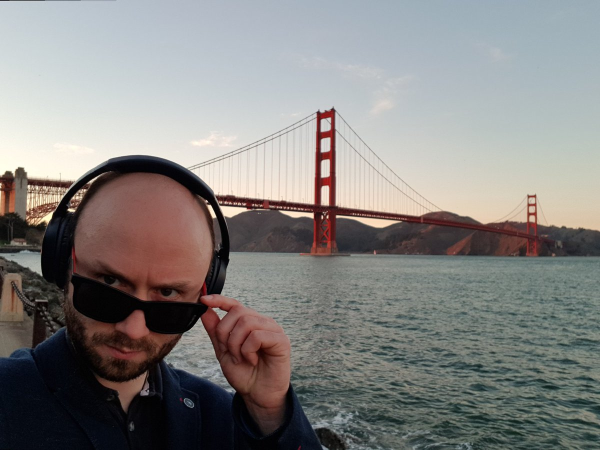
#> input picture data/gg2.jpg, 1200 x 900 px (shown at 1/2 size)
$ jupyter execute Masking.ipynb
#> lines starting #> are read from the running program, lines starting #| are printed output that depends on the picture; after the words box and inside, x2 and y2 are one past the last pixel; in counts of white or black regions, pixels touching at a corner belong together
[cell 1]
import cv2
import numpy as np
from matplotlib import pyplot as plt

[cell 2]
def displayImage(image, title):
    plt.imshow(image)
    plt.title(title)
    plt.show()

[cell 3]
image = cv2.imread("./data/gg2.jpg")
#> image is the input picture: shape (900, 1200, 3); mean B, G, R 129, 130.8, 132.9
displayImage(image,"original")

[cell 4]
mask = np.zeros(image.shape[:2], dtype="uint8")
cv2.rectangle(mask, (100, 300), (400, 750), 255, -1)
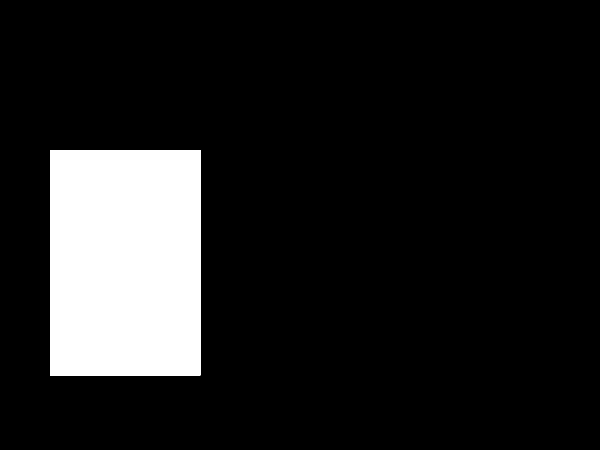
#> mask: shape (900, 1200) (shown at 1/2 size); 12.6% white; 1 white region, box (x1, y1, x2, y2) and area: (100, 300, 401, 751) 135751
displayImage(mask, "before applying mask")

# Apply our mask -- notice how only the person in the image is cropped out
masked = cv2.bitwise_and(image, image, mask=mask)
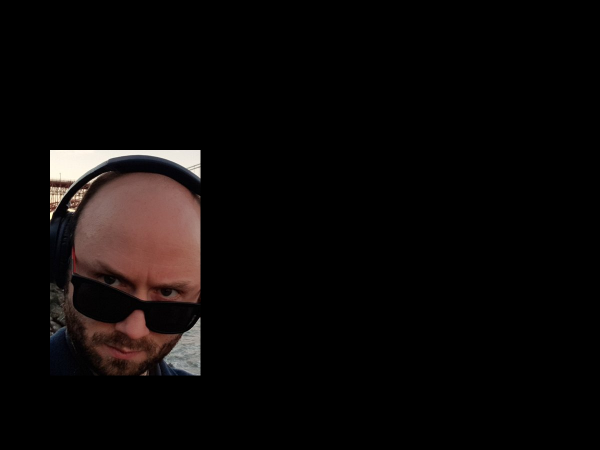
#> masked: shape (900, 1200, 3) (shown at 1/2 size); mean B, G, R 7.9, 8.5, 11.5
displayImage(masked, "after apllying mask")

[cell 5]
mask = np.zeros(image.shape[:2], dtype="uint8")
cv2.circle(mask, (300, 520), 200, 255, -1)
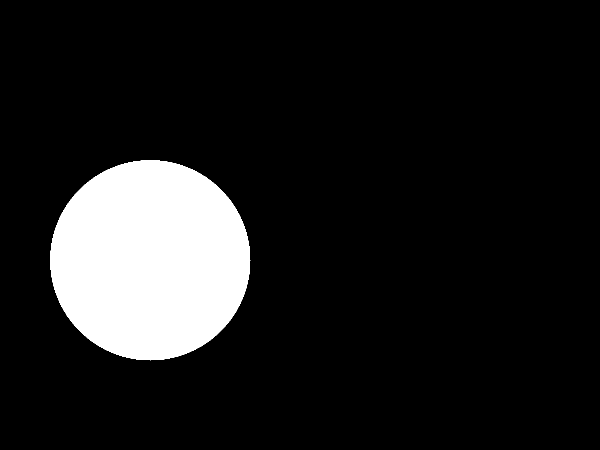
#> mask: shape (900, 1200) (shown at 1/2 size); 11.6% white; 1 white region, box (x1, y1, x2, y2) and area: (100, 320, 501, 721) 125629
displayImage(mask, "before applying mask")

# Apply our mask -- notice how only the person in the image is cropped out
masked = cv2.bitwise_and(image, image, mask=mask)
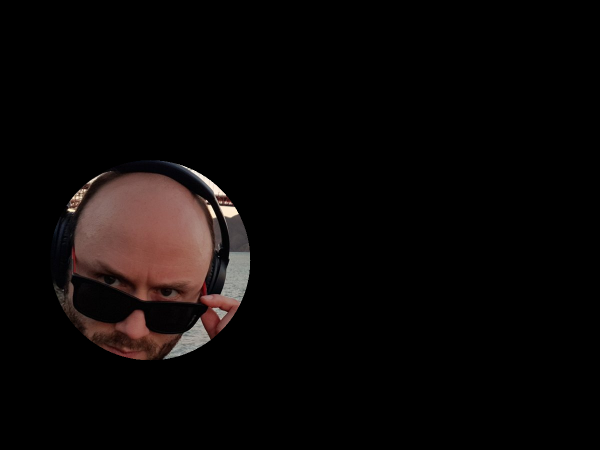
#> masked: shape (900, 1200, 3) (shown at 1/2 size); mean B, G, R 6.8, 7.4, 10.6
displayImage(masked, "after apllying mask")

$ run again, with data/obama.jpg copied over data/gg2.jpg
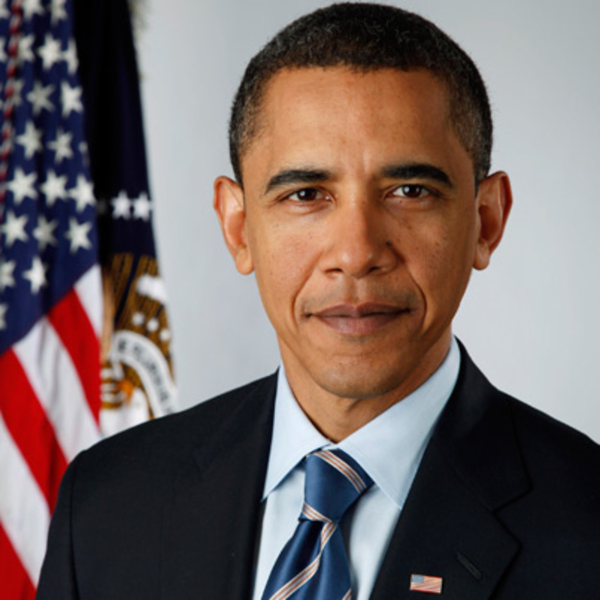
#> input picture data/obama.jpg, 1200 x 1200 px (shown at 1/2 size)
#> image is the input picture: shape (1200, 1200, 3); mean B, G, R 99.8, 102.3, 116.3
#> `cv2.rectangle(mask, (100, 300), (400, 750), 255, -1)`:
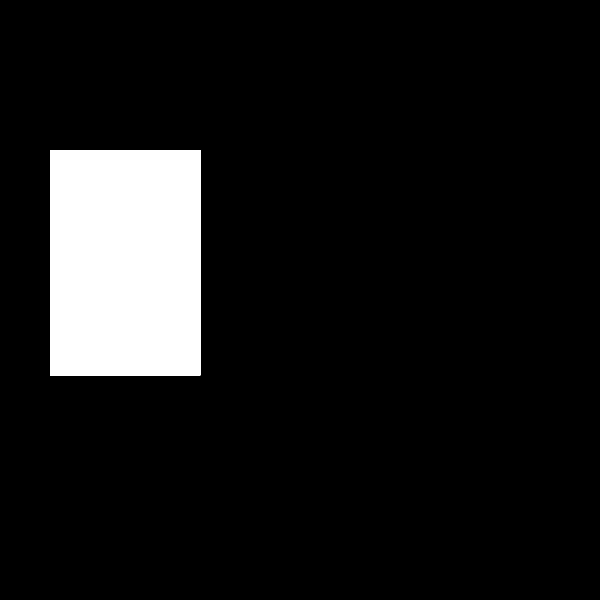
#> mask: shape (1200, 1200) (shown at 1/2 size); 9.4% white; 1 white region, box (x1, y1, x2, y2) and area: (100, 300, 401, 751) 135751
#> `masked = cv2.bitwise_and(image, image, mask=mask)`:
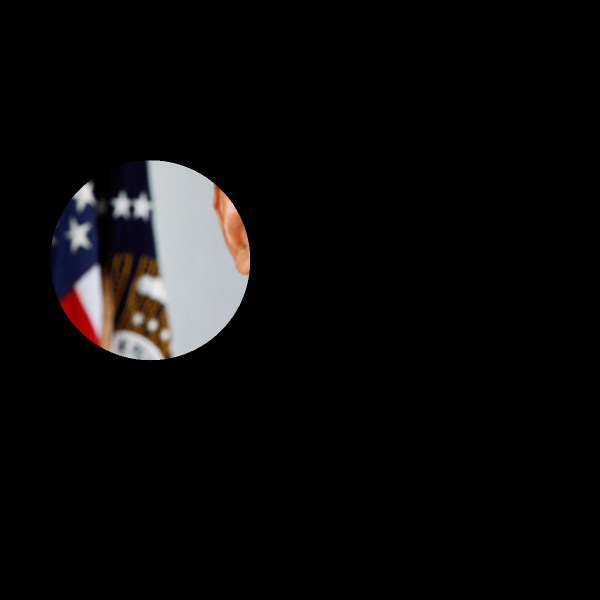
#> masked: shape (1200, 1200, 3) (shown at 1/2 size); mean B, G, R 10.9, 10.8, 11.7

$ run again, with data/orca.jpg copied over data/gg2.jpg
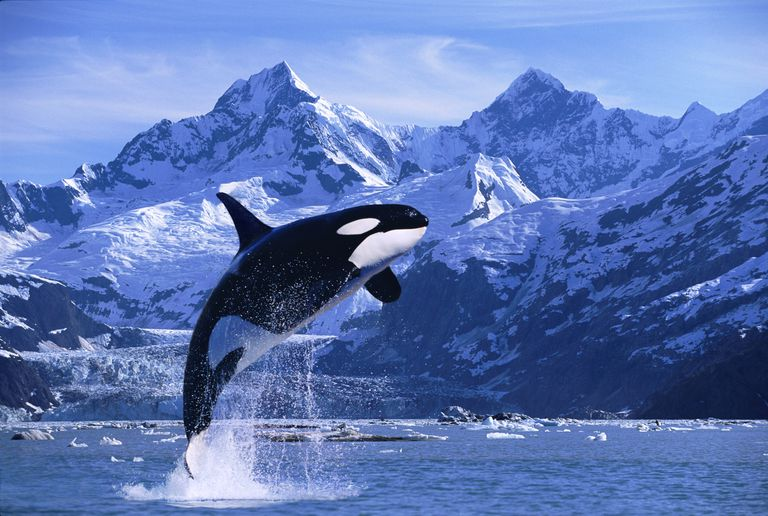
#> input picture data/orca.jpg, 768 x 516 px
#> image is the input picture: shape (516, 768, 3); mean B, G, R 180, 119.4, 93.4
#> `cv2.rectangle(mask, (100, 300), (400, 750), 255, -1)`:
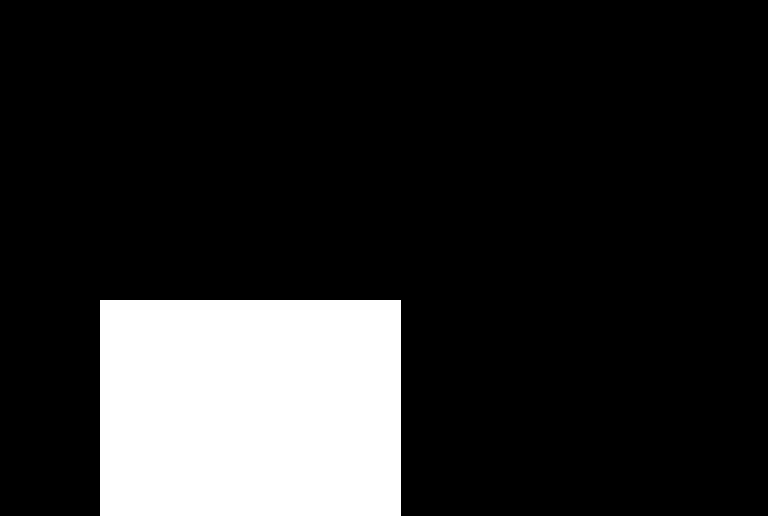
#> mask: shape (516, 768); 16.4% white; 1 white region, box (x1, y1, x2, y2) and area: (100, 300, 401, 516) 65016
#> `masked = cv2.bitwise_and(image, image, mask=mask)`:
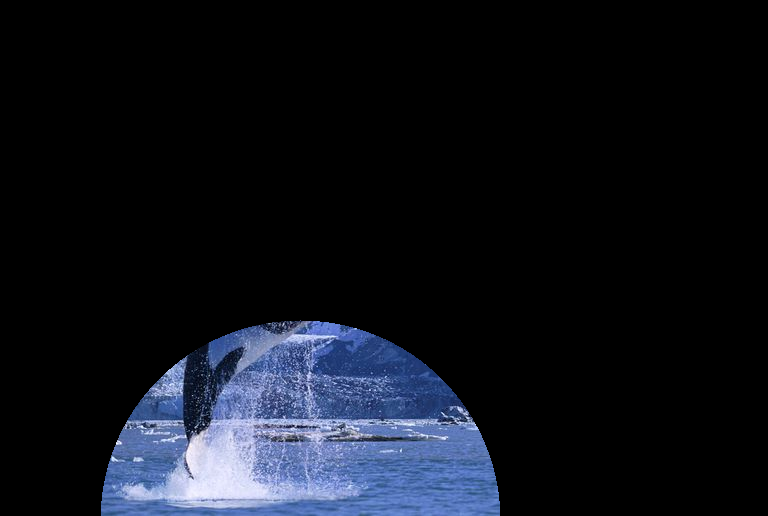
#> masked: shape (516, 768, 3); mean B, G, R 26.5, 18.4, 15.1
